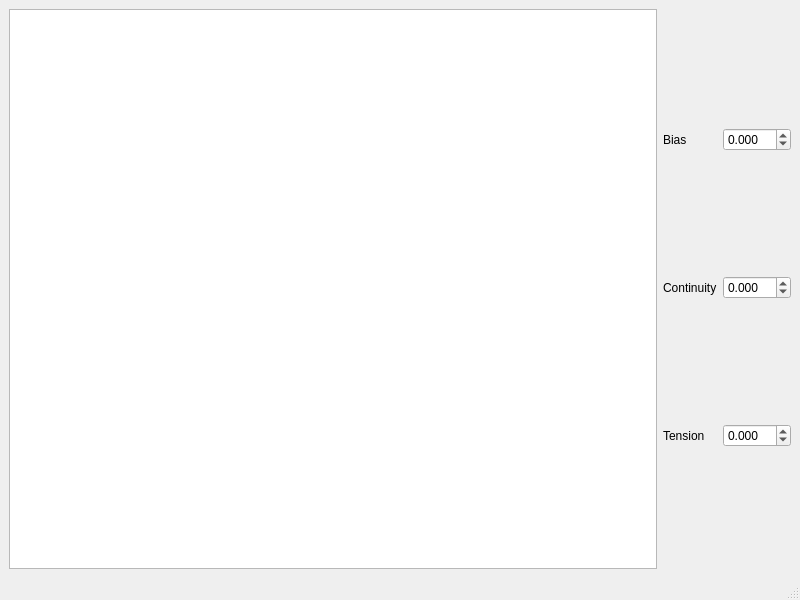
<?xml version="1.0" encoding="UTF-8"?>
<ui version="4.0">
 <class>MainWindow</class>
 <widget class="QMainWindow" name="MainWindow">
  <property name="geometry">
   <rect>
    <x>0</x>
    <y>0</y>
    <width>800</width>
    <height>600</height>
   </rect>
  </property>
  <property name="windowTitle">
   <string>MainWindow</string>
  </property>
  <widget class="QWidget" name="centralwidget">
   <layout class="QHBoxLayout" name="horizontalLayout">
    <item>
     <widget class="QGraphicsView" name="graphicsView"/>
    </item>
    <item>
     <layout class="QVBoxLayout" name="verticalLayout">
      <item>
       <layout class="QHBoxLayout" name="horizontalLayout_2">
        <item>
         <widget class="QLabel" name="label">
          <property name="text">
           <string>Bias</string>
          </property>
         </widget>
        </item>
        <item>
         <widget class="QDoubleSpinBox" name="bias_edit">
          <property name="decimals">
           <number>3</number>
          </property>
          <property name="minimum">
           <double>-99.998999999999995</double>
          </property>
          <property name="maximum">
           <double>99.998999999999995</double>
          </property>
         </widget>
        </item>
       </layout>
      </item>
      <item>
       <layout class="QHBoxLayout" name="horizontalLayout_3">
        <item>
         <widget class="QLabel" name="label_2">
          <property name="text">
           <string>Continuity</string>
          </property>
         </widget>
        </item>
        <item>
         <widget class="QDoubleSpinBox" name="doubleSpinBox">
          <property name="decimals">
           <number>3</number>
          </property>
          <property name="minimum">
           <double>-99.998999999999995</double>
          </property>
          <property name="maximum">
           <double>99.998999999999995</double>
          </property>
         </widget>
        </item>
       </layout>
      </item>
      <item>
       <layout class="QHBoxLayout" name="horizontalLayout_4">
        <item>
         <widget class="QLabel" name="label_3">
          <property name="text">
           <string>Tension</string>
          </property>
         </widget>
        </item>
        <item>
         <widget class="QDoubleSpinBox" name="doubleSpinBox_2">
          <property name="decimals">
           <number>3</number>
          </property>
          <property name="minimum">
           <double>-99.998999999999995</double>
          </property>
          <property name="maximum">
           <double>99.998999999999995</double>
          </property>
         </widget>
        </item>
       </layout>
      </item>
     </layout>
    </item>
   </layout>
  </widget>
  <widget class="QMenuBar" name="menubar">
   <property name="geometry">
    <rect>
     <x>0</x>
     <y>0</y>
     <width>800</width>
     <height>19</height>
    </rect>
   </property>
  </widget>
  <widget class="QStatusBar" name="statusbar"/>
 </widget>
 <resources/>
 <connections/>
</ui>
